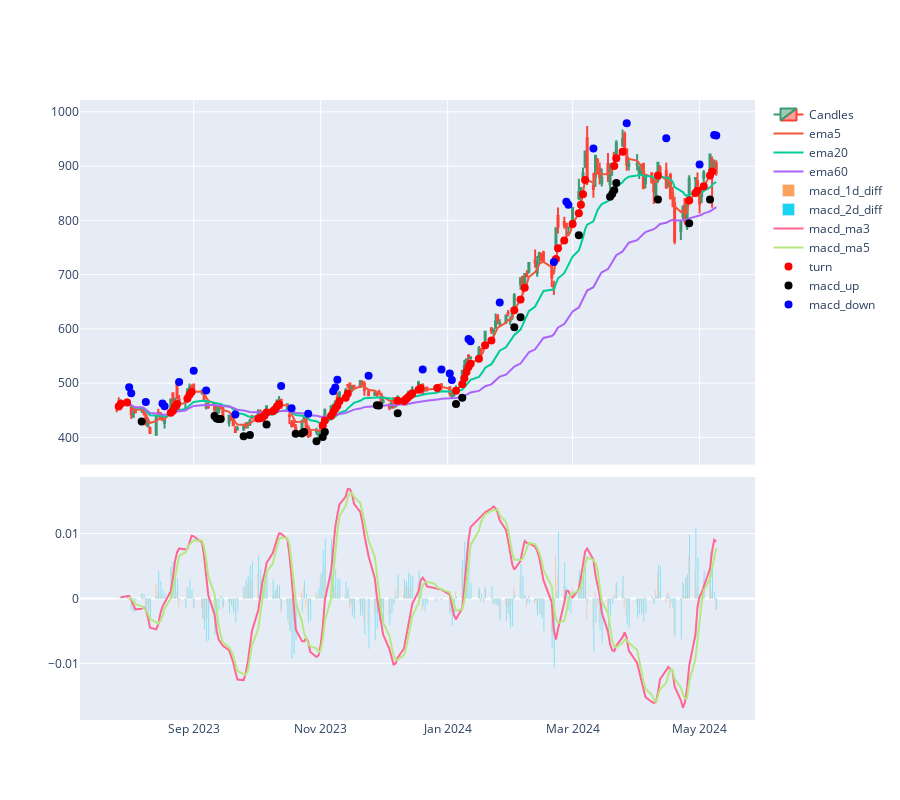
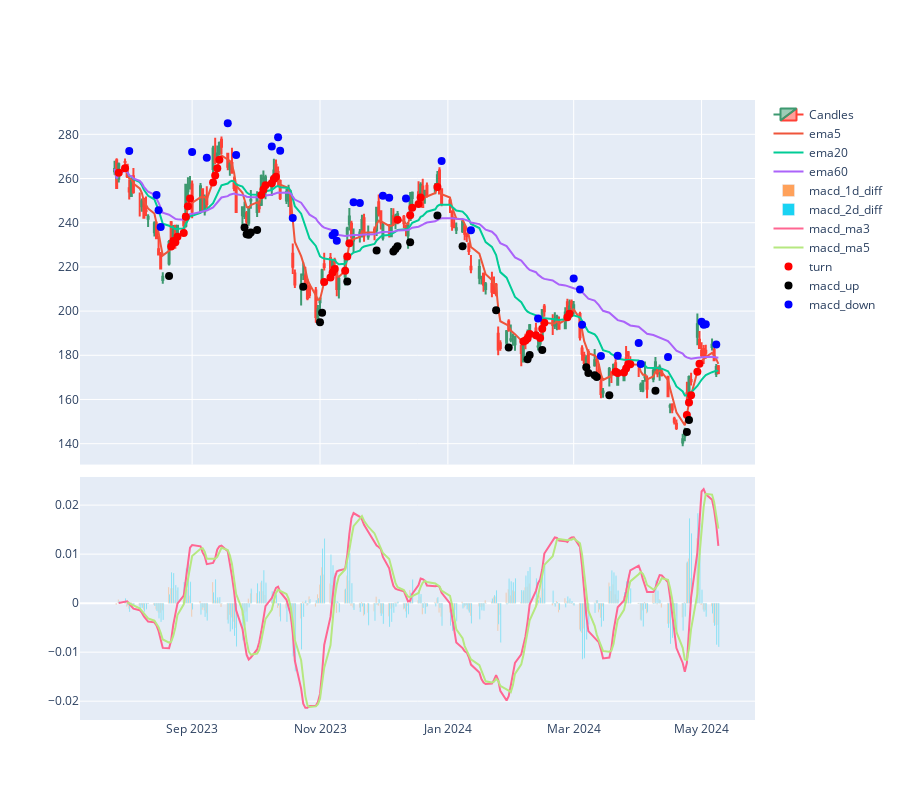
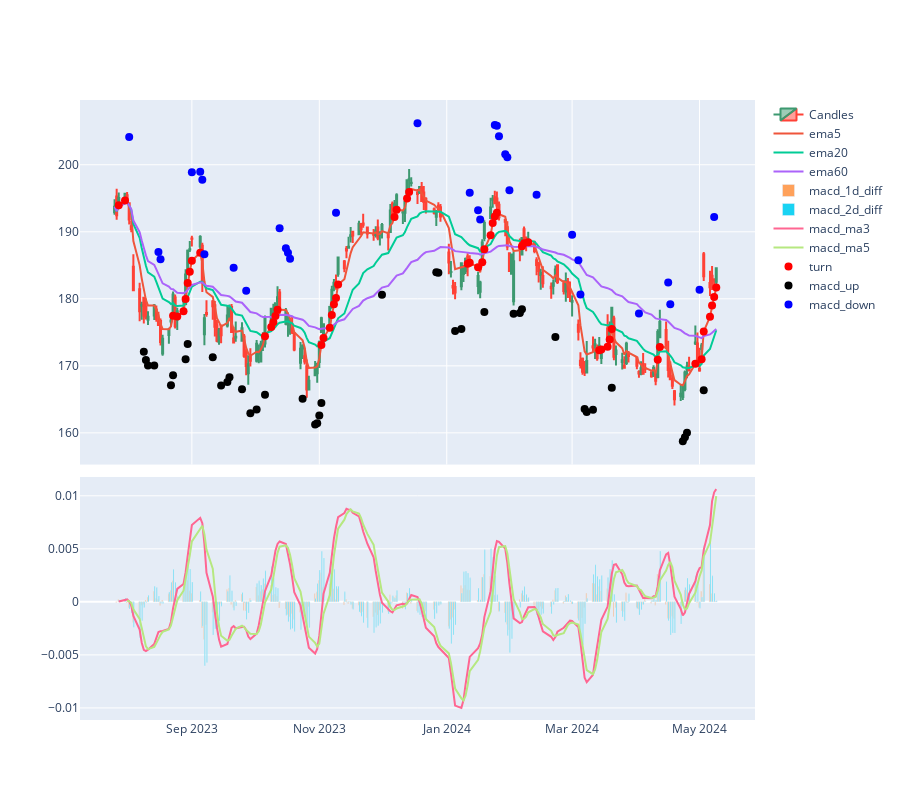
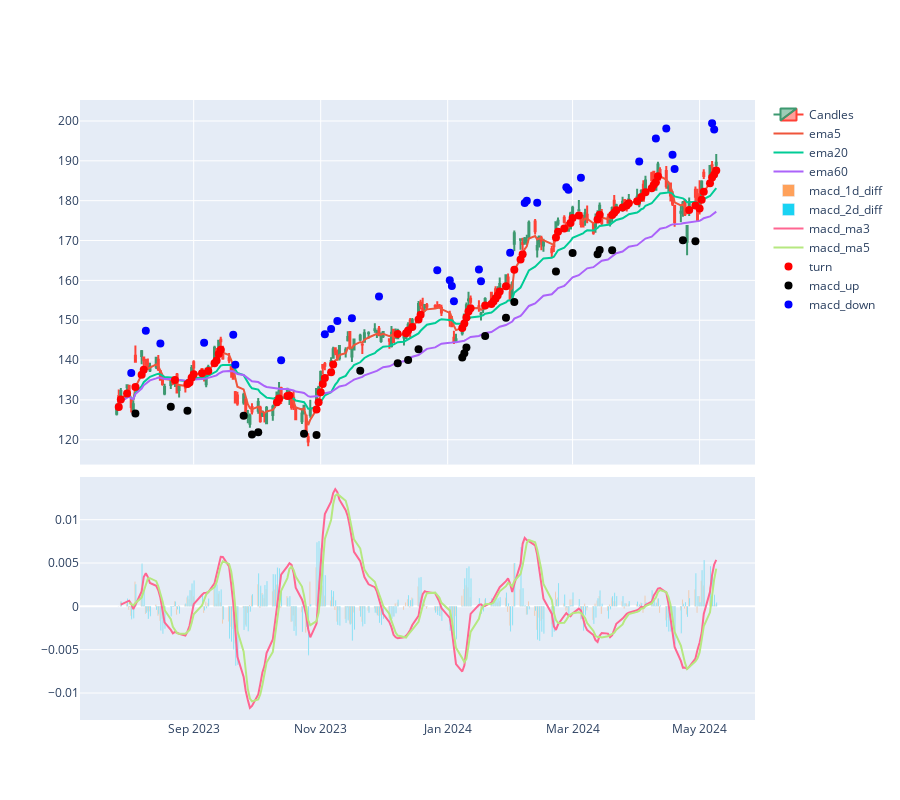

These figures' notebook cell, in order:
### Code cell
count = 1
for ticker in ticker_list:
    stock_data = ticker_object.tickers[ticker].history(period="200d")
    stock_data = add_macd(stock_data)
    stock_data = add_moving_average(stock_data)
    stock_data = add_psar(stock_data)
    stock_data["ema_bull"] = True
    for i in ["ema5", "ema20", "ema60"]:
        stock_data[f"{i}_bull"] = stock_data[i] > stock_data[i].shift(1)
        stock_data["ema_bull"] *= stock_data[f"{i}_bull"]

    stock_data["macd_1d_up"] = (stock_data["macd_1d_diff"] > stock_data["macd_1d_diff"].shift(1)).rolling(2).sum()
    stock_data["macd_2d_up"] = (stock_data["macd_2d_diff"] > stock_data["macd_2d_diff"].shift(1)).rolling(2).sum()
    macd_up_idx = (stock_data["macd_1d_up"] >= 2) * (stock_data["macd_2d_up"] >= 2)

    stock_data["macd_1d_down"] = (stock_data["macd_1d_diff"] < stock_data["macd_1d_diff"].shift(1)).rolling(2).sum()
    stock_data["macd_2d_down"] = (stock_data["macd_2d_diff"] < stock_data["macd_2d_diff"].shift(1)).rolling(2).sum()
    macd_down_idx = (stock_data["macd_1d_down"] >= 2) * (stock_data["macd_2d_down"] >= 2)

    stock_data["macd_1d_turn"] = np.where(stock_data["macd_1d_diff"] < 0, 0, 1)
    stock_data["macd_2d_turn"] = np.where(stock_data["macd_2d_diff"] < 0, 0, 1)
    stock_data["macd_turn_signal"] = stock_data["macd_1d_turn"] * stock_data["macd_2d_turn"]
    stock_data["psar_signal"] = (stock_data["psar"] / stock_data["Close"]) < 1

    stock_data["final_signal"] = stock_data["macd_turn_signal"] * stock_data["psar_signal"]

    soft_rules = stock_data["ema_bull"] + stock_data["psar_signal"]

    turn_idx = (stock_data["macd_turn_signal"] > 0) * soft_rules

    if sum(turn_idx.tail(2)) < 10:
        print(ticker)
        plot_signal(stock_data, turn_idx, macd_up_idx, macd_down_idx)
        count += 1

    if count > 10:
        break
